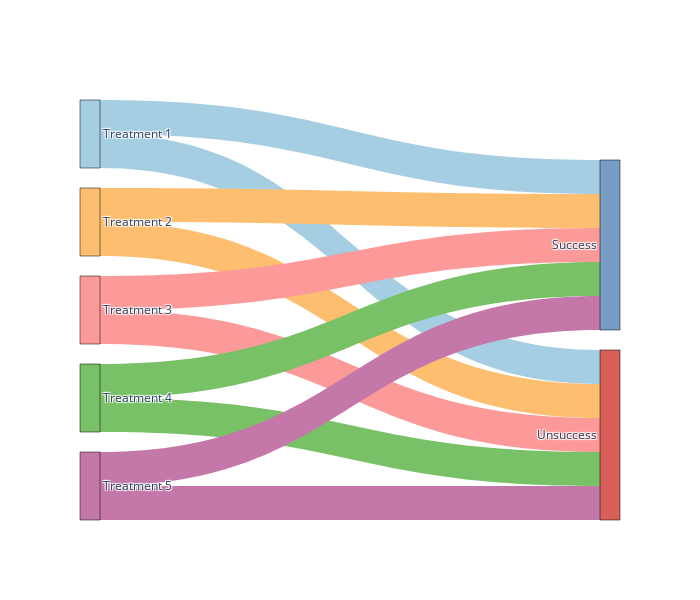

Notebook cell for this chart:
### Code cell
# Using an aluvial (or Sankey) diagram to visualize a contingency table
# check more here: https://plotly.com/python/sankey-diagram/

import plotly.graph_objects as go

fig = go.Figure(data=[go.Sankey(
    node = dict(pad = 20,thickness = 20, line = dict(color = "black", width = 0.5), 
    label = ["Treatment 1", "Treatment 2", "Treatment 3", "Treatment 4", "Treatment 5", "Success", "Unsuccess"],
    color = ['#a6cee3','#fdbf6f','#fb9a99', '#79c167', '#c478a9', '#789dc4', '#d95f59']
    ),
    link = dict(
      source = [0, 0, 1, 1, 2, 2, 3, 3, 4, 4], # indices correspond to source node wrt to label 
      target = [5, 6, 5, 6, 5, 6, 5, 6, 5, 6],
      value = [30, 30, 30, 30, 30, 30, 30, 30, 30, 30],
      color = ['#a6cee3', '#a6cee3', '#fdbf6f', '#fdbf6f','#fb9a99', '#fb9a99', '#79c167', '#79c167', '#c478a9', '#c478a9']
  ))])

# set figure size and aspect ration
fig.update_layout(
    autosize=False,
    width=700,
    height=600,
)

fig.show()

### Figure 1 — Plotly figure (JSON) as saved in the notebook; plotly's stock layout.template omitted (floating-point values rounded to 4 significant figures)
{"data": [{"link": {"color": ["#a6cee3", "#a6cee3", "#fdbf6f", "#fdbf6f", "#fb9a99", "#fb9a99", "#79c167", "#79c167", "#c478a9", "#c478a9"], "source": [0, 0, 1, 1, 2, 2, 3, 3, 4, 4], "target": [5, 6, 5, 6, 5, 6, 5, 6, 5, 6], "value": [30, 30, 30, 30, 30, 30, 30, 30, 30, 30]}, "node": {"color": ["#a6cee3", "#fdbf6f", "#fb9a99", "#79c167", "#c478a9", "#789dc4", "#d95f59"], "label": ["Treatment 1", "Treatment 2", "Treatment 3", "Treatment 4", "Treatment 5", "Success", "Unsuccess"], "line": {"color": "black", "width": 0.5}, "pad": 20, "thickness": 20}, "type": "sankey"}], "layout": {"autosize": false, "height": 600, "width": 700}}
